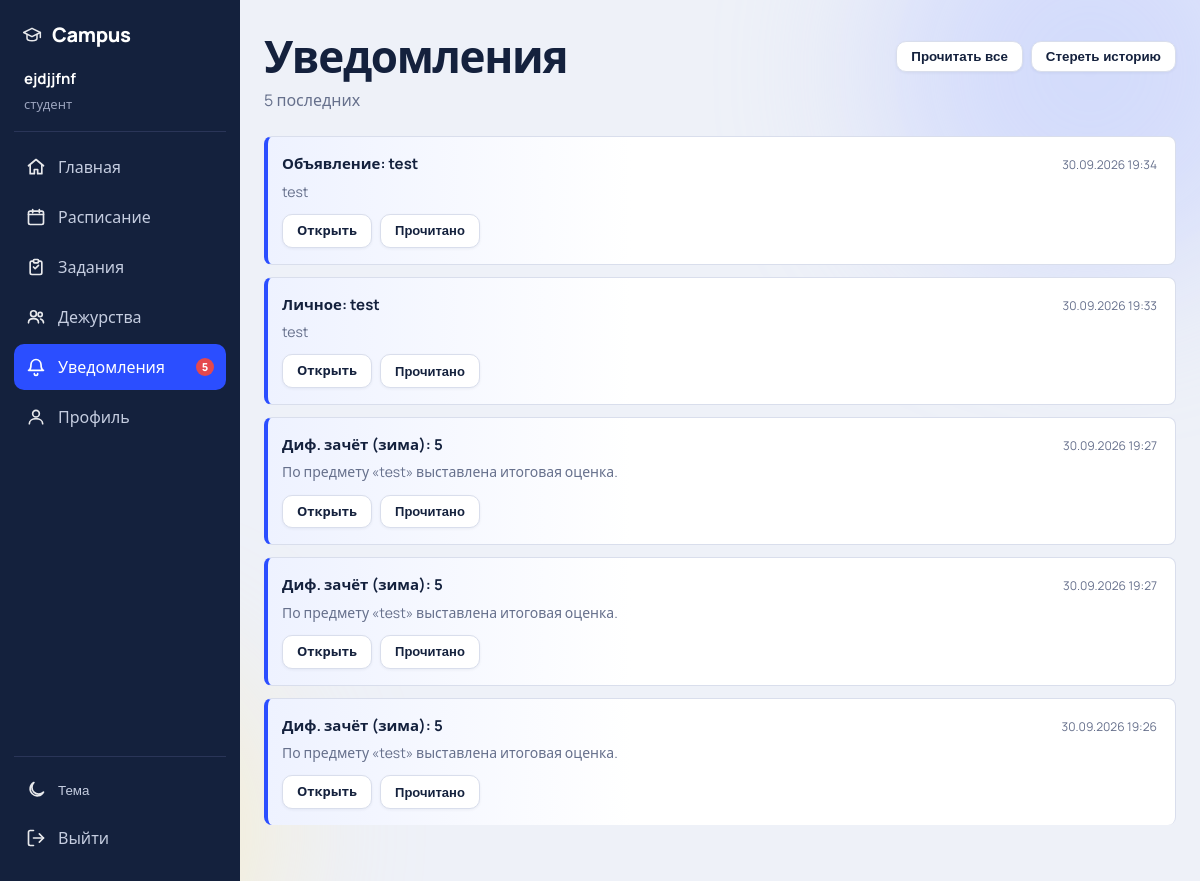
/notifications (signed in), run on an earlier commit of the app's database.
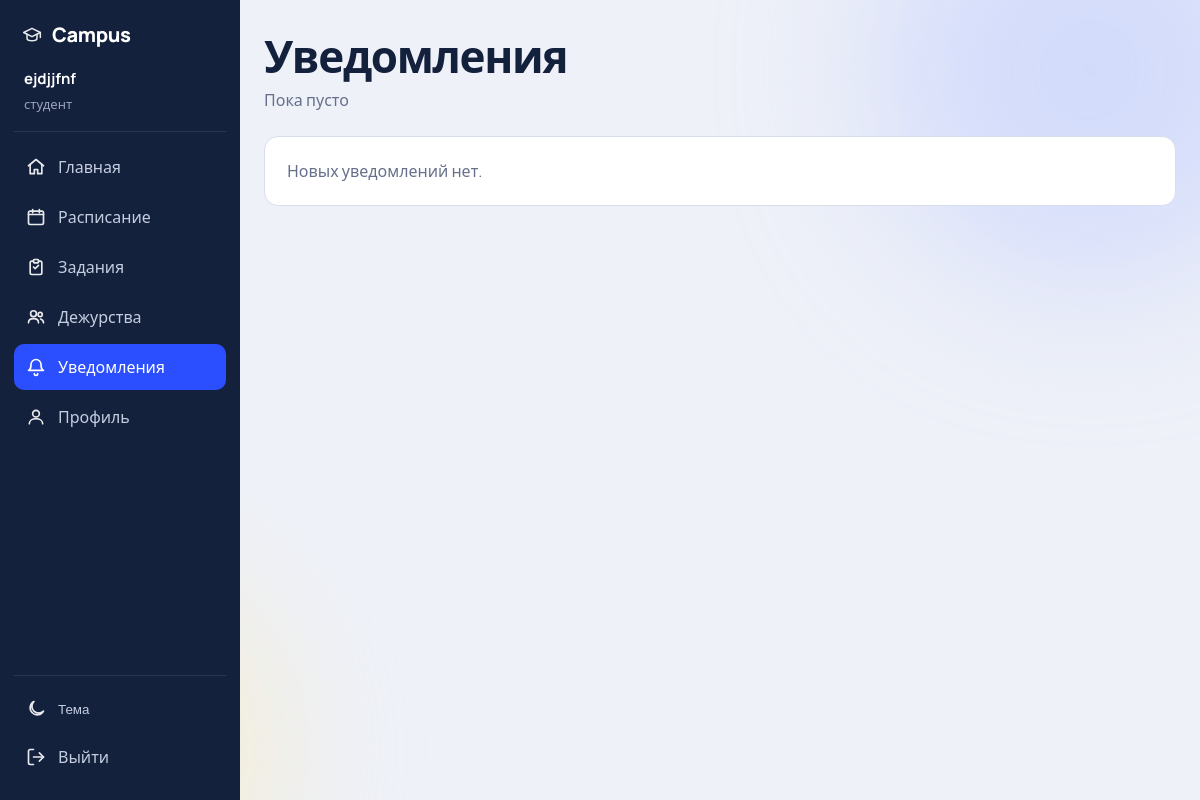
And on a later commit of the database.
### tables this page shows
CREATE TABLE notifications(
  id INTEGER PRIMARY KEY,
  user_id INTEGER NOT NULL REFERENCES users(id) ON DELETE CASCADE,
  title TEXT NOT NULL,
  body TEXT DEFAULT '',
  link TEXT DEFAULT '',
  created TEXT NOT NULL,
  read INTEGER NOT NULL DEFAULT 0);

### campus/app.py (the view)
@app.route("/notifications")
def notifications_page():
    if "uid" not in session:
        return redirect(url_for("login"))
    d = db()
    rows = d.execute(
        "SELECT * FROM notifications WHERE user_id=? ORDER BY id DESC LIMIT 50",
        (session["uid"],)).fetchall()
    return render_template("notifications.html", items=rows)

### campus/app.py (called while the page is built)
def db():
    if "db" not in g:
        g.db = sqlite3.connect(DB); g.db.row_factory = sqlite3.Row
        g.db.execute("PRAGMA foreign_keys=ON")
    return g.db

@app.context_processor
def inject():
    unread = 0
    if session.get("uid"):
        try:
            r = db().execute("SELECT COUNT(*) FROM notifications WHERE user_id=? AND read=0",
                             (session["uid"],)).fetchone()
            unread = r[0] if r else 0
        except Exception:
            unread = 0
    return dict(now=datetime.now(), WDF=WDF, notif_unread=unread)

### templates/notifications.html (shortened to what this page needs)
{% extends "base.html" %}{% block title %}Уведомления — Campus{% endblock %}
{% block content %}
<div class="notif-page-head in">
  <h1 style="margin:0">Уведомления</h1>
  {% if items %}
  <div class="row" style="gap:8px">
    <button type="button" class="btn ghost" id="markAll">Прочитать все</button>
    <button type="button" class="btn ghost" id="clearAll" style="border-color:var(--bad);color:var(--bad)">Стереть историю</button>
  </div>
  {% endif %}
</div>
<p class="sub in" style="--i:0">{% if items %}{{ items|length }} последних{% else %}Пока пусто{% endif %}</p>
{% if not items %}
<div class="card in" style="--i:1"><p class="sub" style="margin:0">Новых уведомлений нет.</p></div>
{% else %}
<ul class="notif-list in" style="--i:1">
{% for n in items %}
  <li class="notif-item {{ 'unread' if not n.read }}" data-id="{{ n.id }}">
    <div class="notif-head">
      <b>{{ n.title }}</b>
      <small>{{ n.created }}</small>
    </div>
    {% if n.body %}<div class="notif-body">{{ n.body }}</div>{% endif %}
    <div class="notif-actions">
      {% if n.link %}<a class="btn ghost" href="{{ n.link }}">Открыть</a>{% endif %}
      {% if not n.read %}<button type="button" class="btn ghost mark-one">Прочитано</button>{% endif %}
    </div>
  </li>
{% endfor %}
</ul>
{% endif %}
{% endblock %}

What changed in the data, as far as the page shows it:
removed notifications: title "Объявление: test", created "30.09.2026 19:34", body "test", read "Прочитано"
removed notifications: title "Личное: test", created "30.09.2026 19:33", body "test", read "Прочитано"
removed notifications: title "Диф. зачёт (зима): 5", created "30.09.2026 19:27", body "По предмету «test» выставлена итоговая оценка.", read "Прочитано"
removed notifications: title "Диф. зачёт (зима): 5", created "30.09.2026 19:27", body "По предмету «test» выставлена итоговая оценка.", read "Прочитано"
removed notifications: title "Диф. зачёт (зима): 5", created "30.09.2026 19:26", body "По предмету «test» выставлена итоговая оценка.", read "Прочитано"
Also different on the page:
{{ notif_unread if notif_unread < 100 else '99+' }}: "5" → (not shown)
{{ items|length }}: "5" → (not shown)
text no longer shown: "Прочитать все Стереть историю последних"
text now shown: "Пока пусто Новых уведомлений нет."
